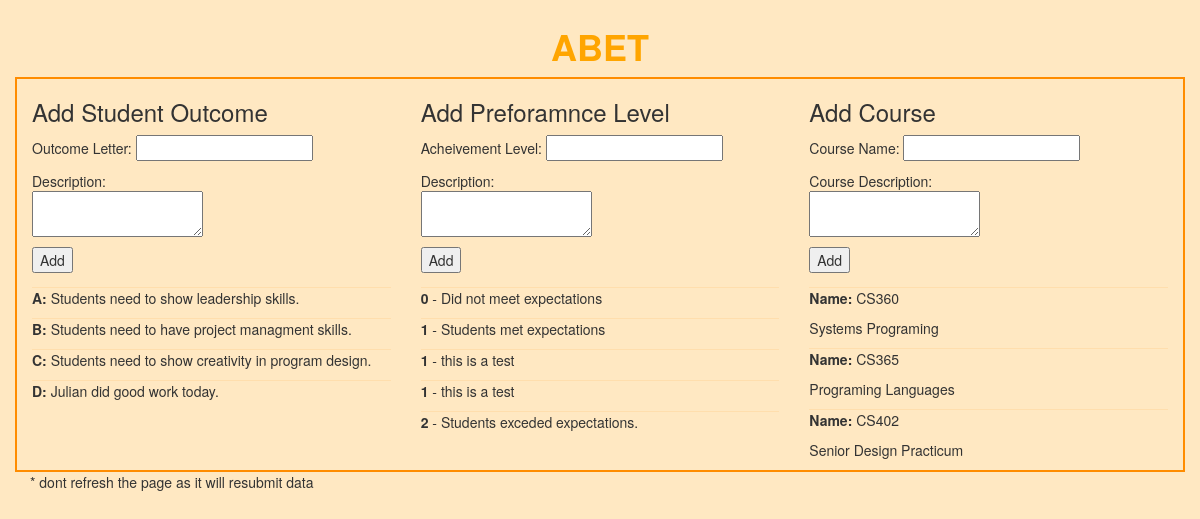
The page /init/ on the database its author committed.
### ABET_DB/models.py (models this page shows)
class studentOutcomes(models.Model):
    outcomeLetter = models.CharField(max_length=3)
    description = models.CharField(max_length=512)

class performanceLevels(models.Model):
    achievementLevel = models.IntegerField(default=0)
    description = models.CharField(max_length=512)

class courses(models.Model):
    SEMESTERS = (
        ('summer', 'Summer'),
        ('fall', 'Fall'),
        ('spring', 'Spring'),
    )
    crnNumber = models.IntegerField(default=0)
    courseName = models.CharField(max_length=512)
    description = models.CharField(max_length=512)
    yr = models.IntegerField(default=0)
    semester = models.CharField(max_length=6, choices=SEMESTERS, default='fall')

### ABET_DB/views.py (the view, shortened to what this page needs)
# urls.py: url(r'^init/', views.test1),
def test1(request):
    template = loader.get_template('ABET_DB/index.html')
    outcomeList = studentOutcomes.objects.order_by('outcomeLetter')
    courseList = courses.objects.order_by('courseName')
    perfList = performanceLevels.objects.order_by('achievementLevel')
    context = {
        'outcomeList':outcomeList,
        'courseList':courseList,
        'perfList':perfList,
    }
    return HttpResponse(template.render(context,request))

### ABET_DB/templates/ABET_DB/index.html (shortened to what this page needs)
<html>
    <head>
        {% load staticfiles %}
        <link rel="stylesheet" href="https://maxcdn.bootstrapcdn.com/bootstrap/3.3.6/css/bootstrap.min.css">
        <link rel="stylesheet" href="{% static "style.css" %}" />
    </head>
    <body>
        <div class="container">
            <h1>ABET</h1>
            <div class="row">
                <div class="col-sm-4 lilForm">
                    <h3>Add Student Outcome</h3>
                    <form method="post" method="post" action="{{ request.get_full_path }}">{% csrf_token %}
                        <p>Outcome Letter: <input name="OutcomeLetter"></p>
                        <p>Description:<br /><textarea name="description"></textarea></p>
                        <p><input type="submit" value="Add" name="add"/></p>
                    </form>
                    {% for ol in outcomeList %}
                    <div class="item">
                        <p><b>{{ ol.outcomeLetter }}:</b> {{ ol.description }}</p>
                    </div>
                    {% endfor %}
                </div>
                <div class="col-sm-4 lilForm">
                    <h3>Add Preforamnce Level</h3>
                    <form method="post" action="{{ request.get_full_path }}">{% csrf_token %}
                        <p>Acheivement Level: <input name="AchLevel"></p>
                        <p>Description:<br /><textarea name="description"></textarea></p>
                        <p><input type="submit" value="Add" name="add"/></p>
                    </form>
                    {% for pl in perfList %}
                    <div class="item">
                        <p><b>{{ pl.achievementLevel }}</b> - {{ pl.description }}</p>
                    </div>
                    {% endfor %}
                </div>
                <div class="col-sm-4 lilForm">
                    <h3>Add Course</h3>
                    <form method="post" action="{{ request.get_full_path }}">{% csrf_token %}
                        <p>Course Name: <input name="CourseName"></p>
                        <p>Course Description: <br /><textarea name="description"></textarea></p>
                        <p><input type="submit" value="Add" name="add"/></p>
                    </form>
                    {% for c in courseList %}
                    <div class="item">
                        <b>Name: </b> {{ c.courseName }}</p>
                        <p>{{ c.description }}</p>
                    </div>
                    {% endfor %}
                </div>
            </div>
            * dont refresh the page as it will resubmit data
        </div>
    </body>
</html>

### ABET_DB/static/style.css (style rules this page uses)
body { background-color: #FFE8C2; margin:0; padding:0.5em; }
h1, h2 { text-align:center; color:orange; font-weight:bold; }
.item { border-top:solid 1px navajowhite; }
.row { border:solid 2px darkorange; }

### rows shown on the page
studentOutcomes: outcomeLetter "A", description "Students need to show leadership skills."
studentOutcomes: outcomeLetter "B", description "Students need to have project managment skills."
studentOutcomes: outcomeLetter "C", description "Students need to show creativity in program design."
studentOutcomes: outcomeLetter "D", description "Julian did good work today."
performanceLevels: achievementLevel "0", description "Did not meet expectations"
performanceLevels: achievementLevel "1", description "Students met expectations"
performanceLevels: achievementLevel "1", description "this is a test"
performanceLevels: achievementLevel "1", description "this is a test"
performanceLevels: achievementLevel "2", description "Students exceded expectations."
courses: courseName "CS360", description "Systems Programing"
courses: courseName "CS365", description "Programing Languages"
courses: courseName "CS402", description "Senior Design Practicum"
